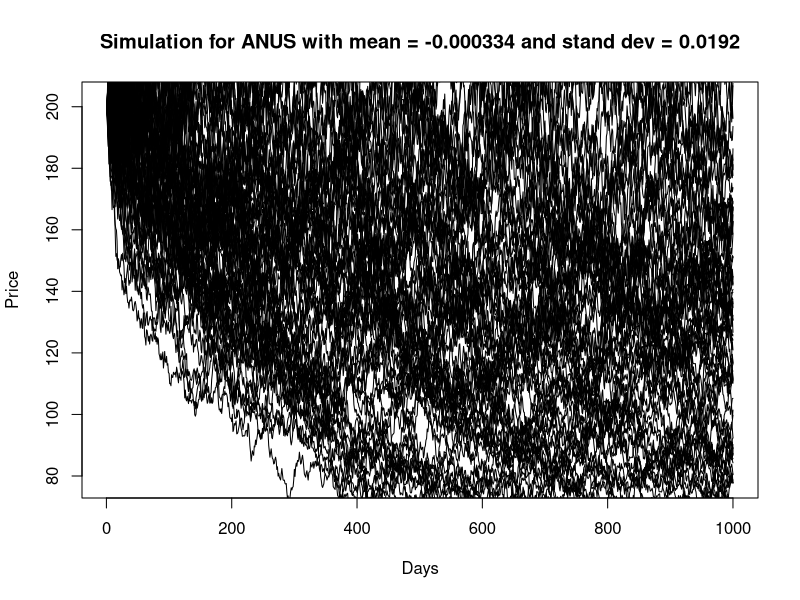

Write the R code that produced this figure.
stockdata = read.csv("AAPL.csv", header=TRUE)
stockdata = stockdata[complete.cases(stockdata),]
v=stockdata$Close
d=-diff(v)/v[-1]
mu=mean(d)
sigma=sd(d)
x = 1:1000
y = c()
y[1] = 199.83
maxy = 0
miny = 0
for (i in 2:1000){
  y[i] = y[i-1]*(1+rnorm(1,mu,sigma))
}
plot(x,y,type="l", main=paste("Simulation for ANUS", "with mean =", round(mu,6), "and stand dev =", round(sigma,4) ),xlab="Days", ylab="Price")
for(i in 1:100){
  for(i in 2:1000){
    y[i] = y[i-1]*(1+rnorm(1,mu,sigma))
  }
  lines(x,y,type='l')
  if(max(y) > maxy){
    maxy = max(y)
  }
  if(min(y) < miny){
    miny = min(y)
  }
}